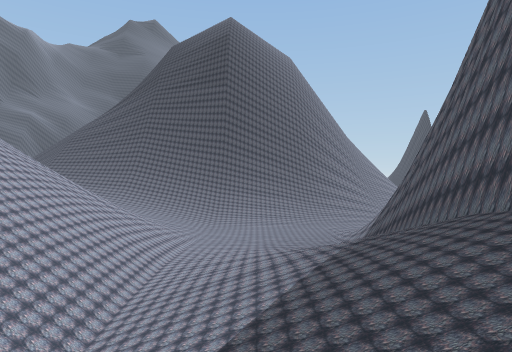
view 1 (above)

22 first-person views from a walk through a Unity game level. The camera is 1.3 m above the floor, looks level and sees 75° across. The floor is counted in squares, 2 m on a side. Each view is taken from the middle of a square. On the plan, view 1 faces up. The plan holds only what a view shows up to about 10 squares ahead; the rest is blank. The place goes on beyond the plan. The player is left out. Some animated figures are not drawn. Some surface patterns are stand-ins.

view 2
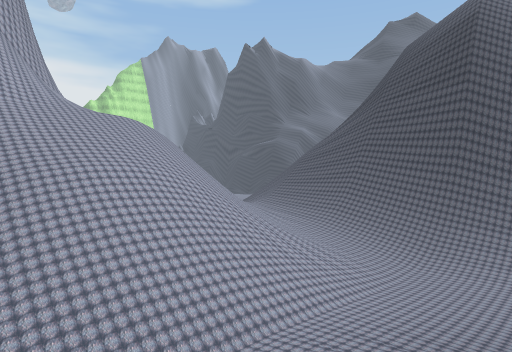

view 3
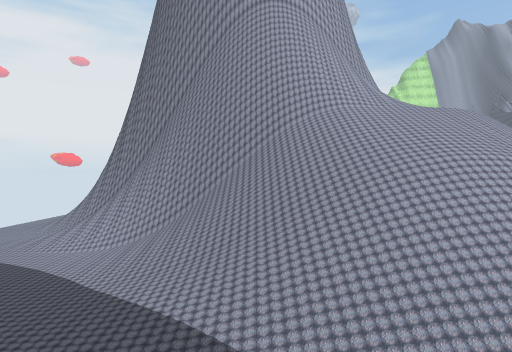

view 4
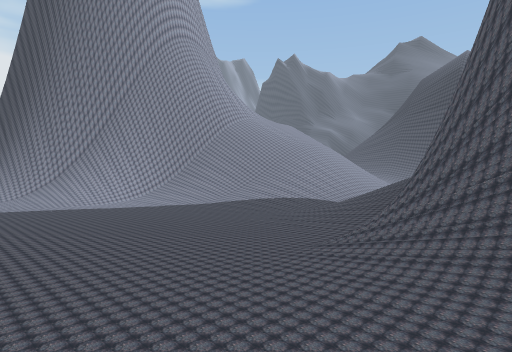

view 5
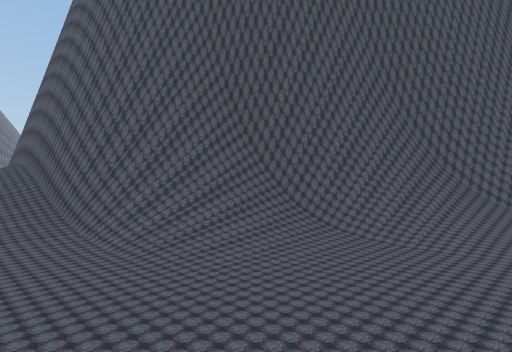

view 6
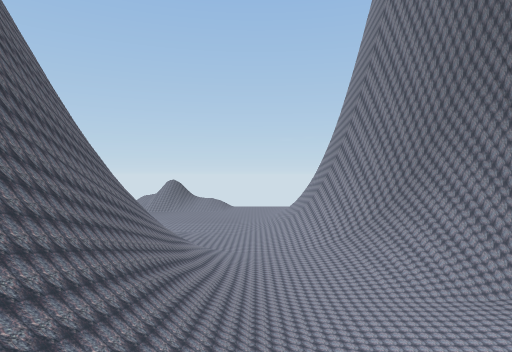

view 7
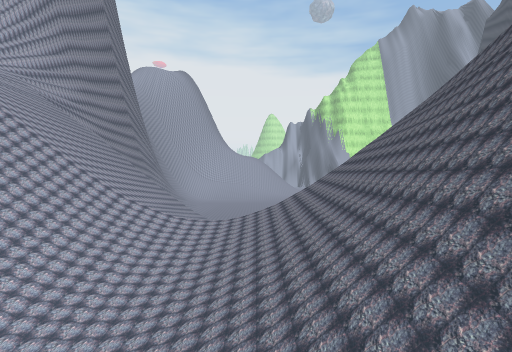

view 8
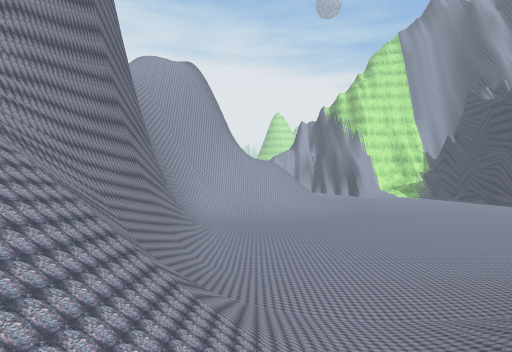

view 9
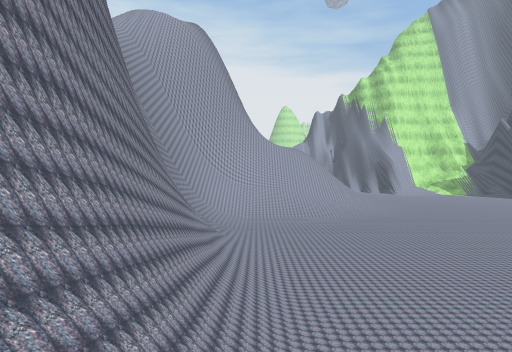

view 10
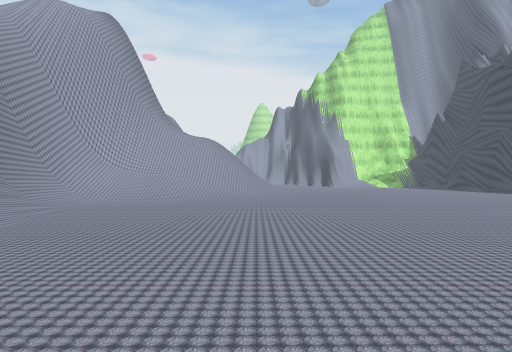

view 11
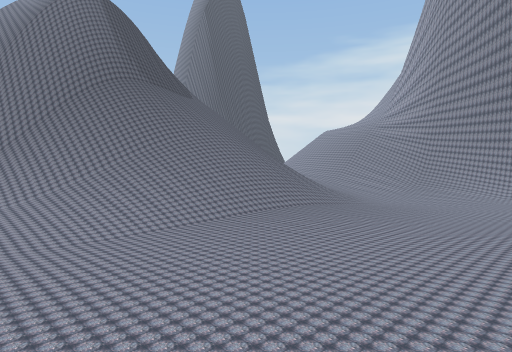

view 12
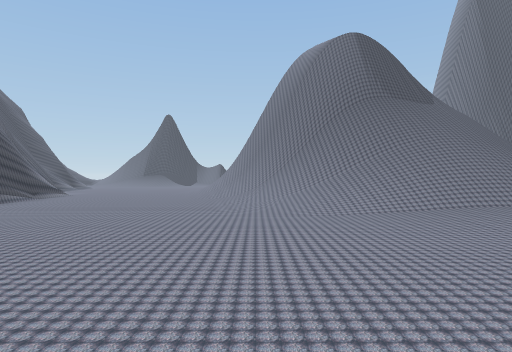

view 13
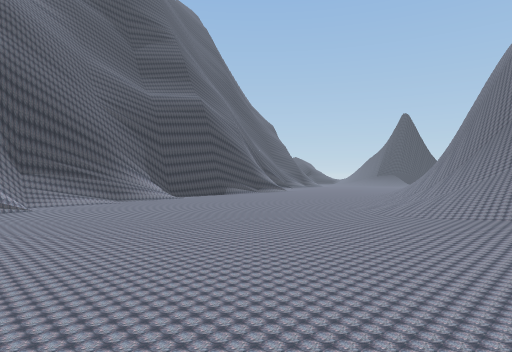

view 14
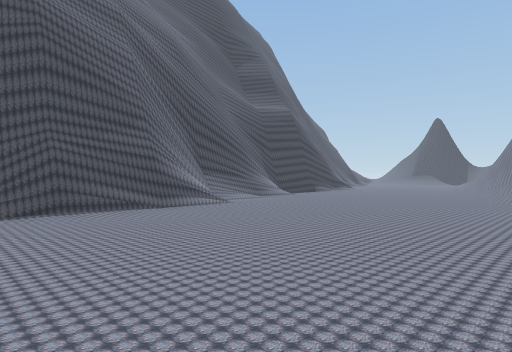

view 15
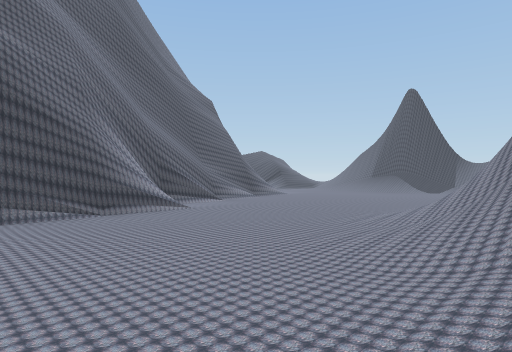

view 16
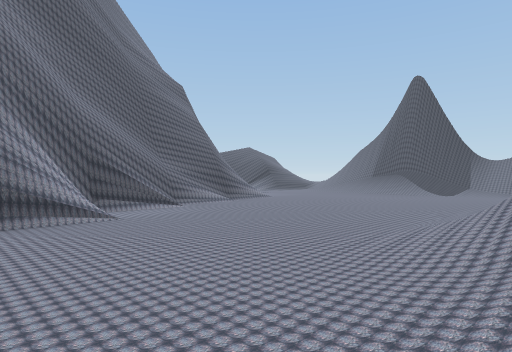

view 17
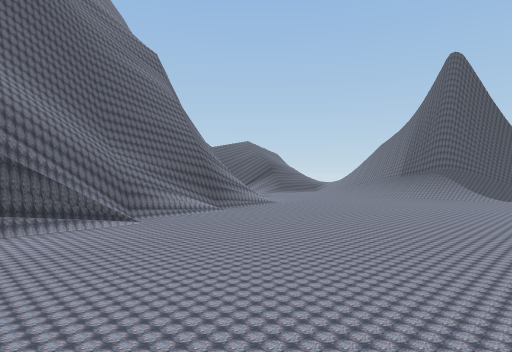

view 18
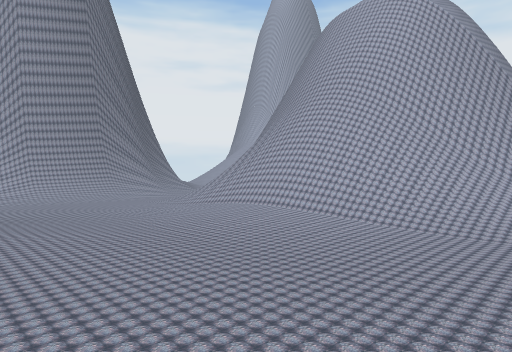

view 19
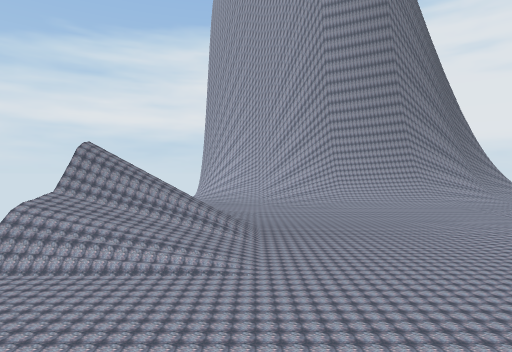

view 20
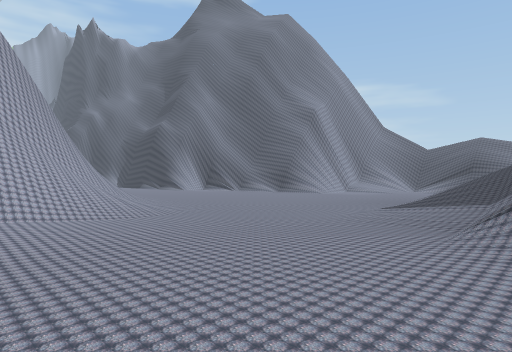

view 21
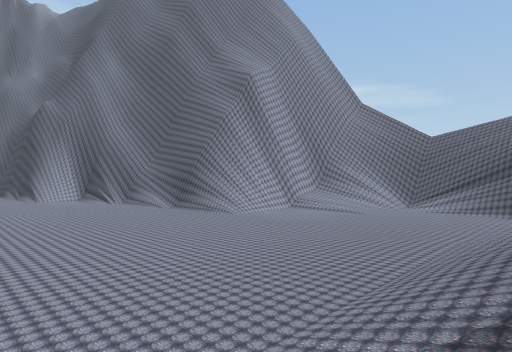

view 22
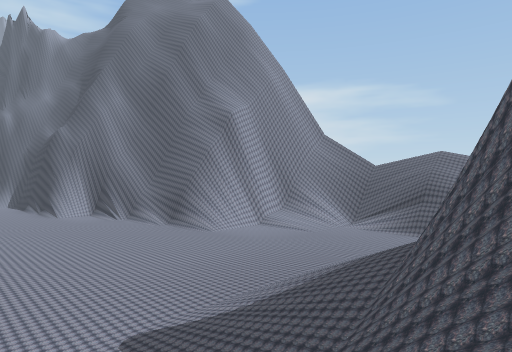

### Floor plan
Key: @ floor where view 1 was taken; # wall or solid block; . main floor; : floor 0.25 m higher than the main floor; + floor 0.5 m higher than the main floor; * floor 1 m higher than the main floor; / step, stairs or slope; = window, fence, low wall or low ledge.
Columns run from 19 left of view 1 to 10 right of it. Each row starts with its distance up from view 1.
 28                          ##
 27                       #####
 26                       #/...
 25                      ##....
 24                   #####....
 23                ####//......
 22               ###........../
 21       #####  ##............/##
 20   #####/.................../##
 19   ##........................//
 18   ..........................//
 17  .................////.......
 16 ...............//##  =/.......
 15 .............///##  ###/......
 14 ............/ ###    ##=/.....
 13 ...........//=##      ###.....
 12 ...........////#      ###.....
 11 ...........////##     ###..../
 10 ...........////=###  ##//..../
  9 .........../////#######/.....
  8 ...........////=#####*:......
  7 /...........+////////.........
  6 /.........://////+....//###/..
  5 /...../////////////../#######/
  4 ///=#######////////./##    ##=
  3 ####     ####=/////+/#
  2             ##=//////
  1              ##//////
  0               #////@/
 -1               #//:.//#
 -2              ##/..../##
 -3             ##/......=###
 -4           ###/........//##
 -5            //........../##
 -6            ...    ......

Positions as (right, up) in squares from view 1, and headings:
1: (0, 0), facing up
2: (1, 1), facing up-left
3: (1, 0), facing left
4: (3, -6), facing up-left
5: (0, -6), facing up-right
6: (-2, 7), facing right
7: (-2, 7), facing left
8: (-5, 6), facing left
9: (-9, 5), facing left
10: (-9, 9), facing left
11: (-12, 15), facing down-right
12: (-14, 15), facing right
13: (-14, 12), facing up-right
14: (-18, 13), facing up-right
15: (-7, 15), facing up-right
16: (-5, 16), facing up-right
17: (-3, 18), facing up-right
18: (9, 16), facing down-left
19: (9, 14), facing down
20: (10, 13), facing up-left
21: (8, 19), facing up-left
22: (10, 18), facing up-left
